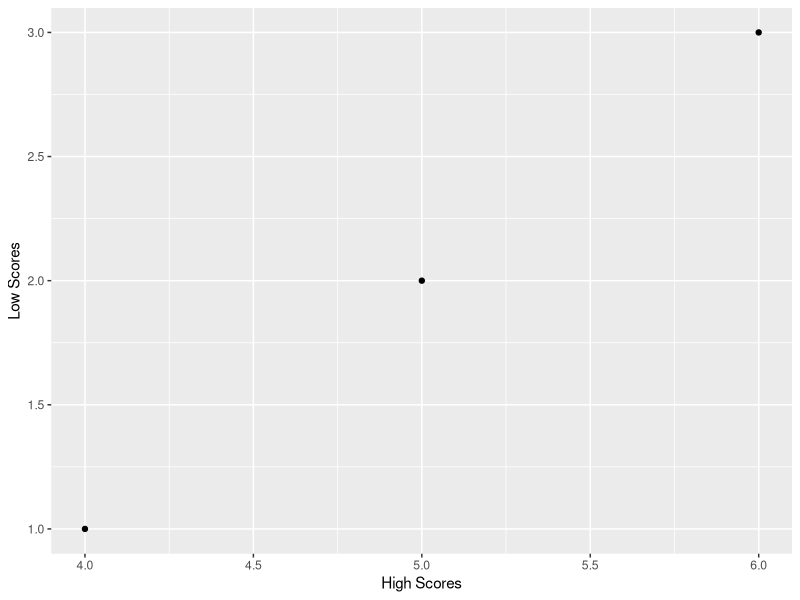

Write the R code that produced this figure.
# Pivots and Joins

library(tidyverse)

# you can create column names in tibbles that have spaces, if you surround
# the column names with backticks

`High Scores` <- c(4, 5, 6)
`Low Scores` <- c(1, 2, 3)

dat <- tibble(`High Scores`, `Low Scores`)
dat$`High Scores`

ggplot(dat, aes(x = `High Scores`, y = `Low Scores`)) + geom_point()

# Pivoting

# We've talked about having data in long versus wide format, and typically
# the tidyverse prefers using "long" data. To switch between long and wide,
# you want to use pivot functions

# Example of "wide" data

units <- c("a", "b", "c")
time1 <- c(1, 2, 3)
time2 <- c(4, 5, 6)
time3 <- c(7, 8, 9)

dat <- tibble(units, time1, time2, time3)
dat
# dat is a wide data set. There is one case per row, but there are three
# observations per row, not one as tidy data would prefer. We want one row for
# each observation.

# How do we get from wide to long? pivot_longer

dat_long <- pivot_longer(
  # identify the data
  data = dat,
  # select the columns we want to stretch
  cols = c(time1, time2, time3),
  # name a new column that will be home to the pivoted column titles
  # (this will have time1,time2, and time3 in it),
  names_to = "time",
  # name a new column that will be home to the pivoted row values.
  # This will be the sequences of numbers
  values_to = "score" 
  
)

dat_long

# If for some reason you wanted to pivot wider again (perhaps for printing a
# table), use pivot_wider, which is just the opposite

pivot_wider(
  dat_long,
  names_from = time,
  values_from = score
)

# Joining multiple data sets together.

# We've see joins in the past, but they are important for major projects.
# Worth reviewing here.



# Let's imagine we have data on these four cities in one spreadsheet, which when
# we import it looks like this:

cities <- c("New York", "London", "Canberra", "Nairobi")
Var1 <- c(runif(4, 0, 1))

dat_part1 <- tibble(cities, Var1)

dat_part1

# We find another spreadsheet with data on cities, and it looks like this:

cities <- c("New York", "London", "Canberra", "Jakarta")
Var2 <- c(runif(4, 0, 1))

dat_part2 <- tibble(cities, Var2)
dat_part2
# Joins work based on key values in your data. A key value is an identifier for
# an observation. Let's assume for now that have unique keys for every
# observation in your data.

# There is a column with the same title in both datasets, "cities". That is the
# key.

# We have several basic options for how to merge these datasets together

# Left Join: keep all of the rows the FIRST table in the function, matching data
# in the SECOND table as possible

left_join(dat_part1, dat_part2, by = "cities")

# Here, there is missing data for Nairobi, because there is no Nairobi key value
# in the second table

# Right Join: keep all of the rows in the SECOND table in the function, matching
# data in the FIRST table as possible

right_join(dat_part1, dat_part2, by = "cities")

# Here, we have Jakarta instead of Nairobi, the flip of the the left_join

# Inner Join: keep only those rows where the key value is in BOTH tables
inner_join(dat_part1, dat_part2, by = "cities")

# Full join: keep ALL of the rows in the two tables.
full_join(dat_part1, dat_part2, by = "cities")

# Joining data is complex and can be tricky, but for now I am going to assuming
# you have relatively simple data. For more details, you'll want to read
# Chapter 13 of R for Data Science.




